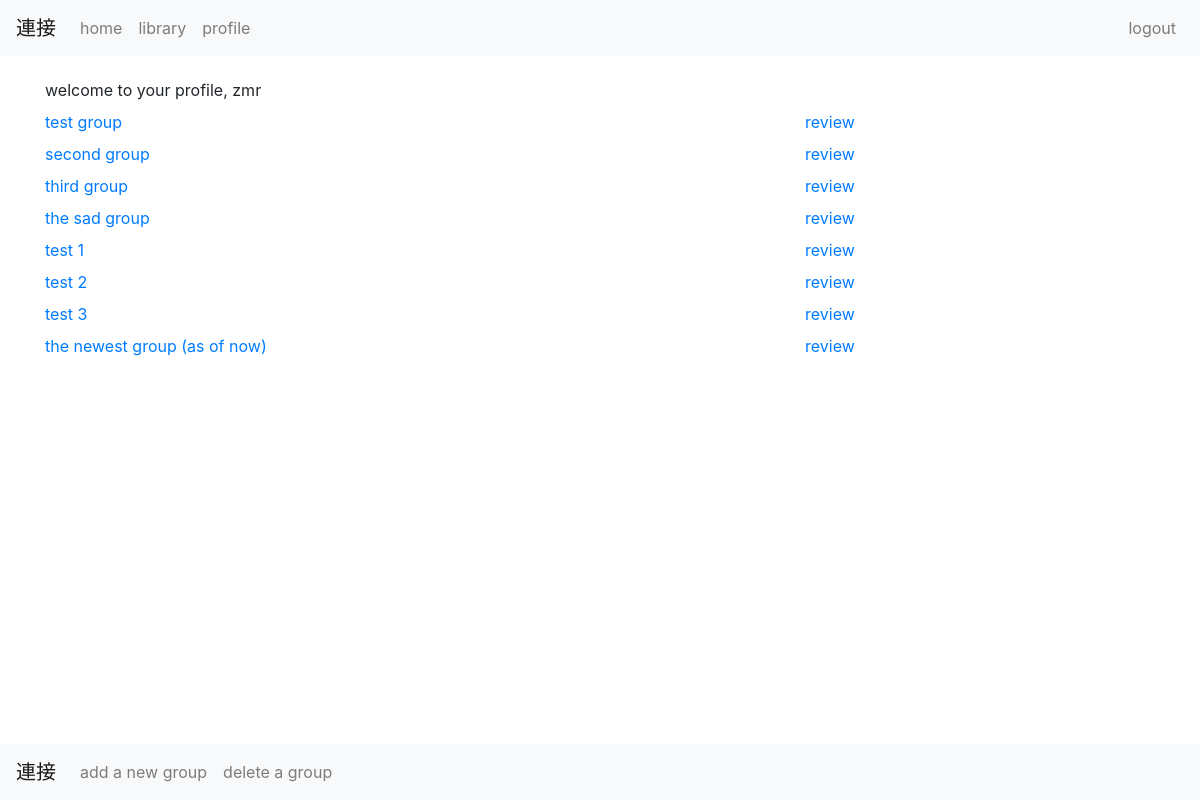
The app's page /profile/ (signed in) with its own data.
### base/models.py (models this page shows, shortened)
class UserProfile(models.Model):
    user = models.OneToOneField(User, related_name="profile", on_delete=models.CASCADE)
    interesting_kanji = models.ManyToManyField(Kanji, blank=True, related_name="interesting_kanji")
    difficult_kanji   = models.ManyToManyField(Kanji, blank=True, related_name="difficult_kanji")
    known_kanji       = models.ManyToManyField(Kanji, blank=True, related_name="known_kanji")

class KanjiGroup(models.Model):
    name        = models.CharField(max_length=100)
    user        = models.ForeignKey(UserProfile, related_name="group_profile", on_delete=models.CASCADE)
    group_kanji = models.ManyToManyField(Kanji, blank=True, related_name="group_kanji", through="KanjiGroupElement")
    date_time   = models.DateTimeField(default=timezone.now)

### base/views.py (the view)
# urls.py: path('profile/', views.profile, name='profile'),
@login_required
def profile(request):
    userprofile = request.user.profile
    context  = {'userprofile': userprofile}
    return render(request, 'base/profile.html', context)

### base/templates/base/profile.html (shortened to what this page needs)
{% extends 'base/base.html' %}
{% block content %}
    <nav class="navbar fixed-bottom navbar-light navbar-expand-lg bg-light">
        <a class="navbar-brand" href="{% url 'base:index' %}">連接</a>
        <div class="collapse navbar-collapse" id="navbarNavBottom">
            <ul class="navbar-nav">
                <li class="nav-item">
                    <a class="nav-link" href="{% url 'base:group' %}">add a new group</a>
                </li>
                <li class="nav-item">
                    <a class="nav-link" href="{% url 'base:delete_group_view' %}">delete a group</a>
                </li>
            </ul>
        </div>
    </nav>
    <div class="row pt-2">
        <div class="col-sm-12 pb-2">
            welcome to your profile, {{userprofile.user.username}}
        </div>
        {% for group in userprofile.group_profile.all %}
            <div class="col-sm-8 pb-2">
                <a href="{% url 'base:group_individual' group.id %}">{{ group.name }}</a>
            </div>
            <div class="col-sm-4 pb-2">
                <a href="{% url 'base:review_view' group.id %}">
                    review
                </a>
            </div>
        {% endfor %}
    </div>
{% endblock %}

### base/static/base/base.css (style rules this page uses)
body { padding-top: 70px; padding-bottom: 70px; }

### records on screen
UserProfile: user.username "zmr"
KanjiGroup: name "test group"
KanjiGroup: name "second group"
KanjiGroup: name "third group"
KanjiGroup: name "the sad group"
KanjiGroup: name "test 1"
KanjiGroup: name "test 2"
KanjiGroup: name "test 3"
KanjiGroup: name "the newest group (as of now)"
